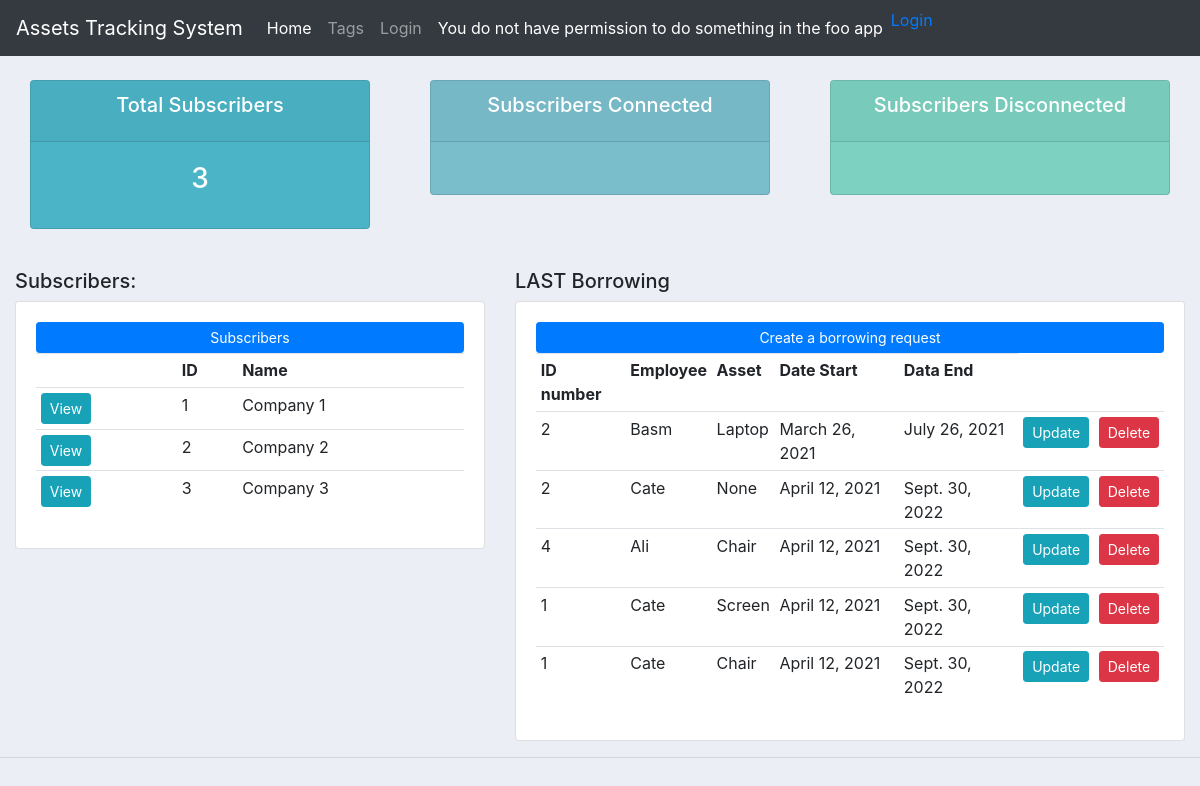
The page / on the database its author committed.
### assetstracking/models.py (models this page shows, shortened)
class Subscriber(models.Model):
    subscriber_id = models.IntegerField(null=True)
    subscriber_name = models.CharField(max_length=200, null=True)

class Borrowing(models.Model):
    borrowing_id = models.IntegerField(null=True)
    start_date = models.DateField(auto_now_add=True, null=True)
    end_date = models.DateField(null=True)
    subscriber_id = models.ManyToManyField(Subscriber)
    employee_id = models.ForeignKey(Employee, null=True, on_delete= models.SET_NULL)
    tag_id = models.ForeignKey(Tag, null=True, on_delete= models.SET_NULL)
    employee_id_scanned = models.IntegerField(null=True,default=0)
    asset_id_scanned = models.IntegerField(null=True,default=0)
    reader_code = models.CharField(max_length=200, null=True, default=0)

class Employee(models.Model):
    employee_id = models.IntegerField(null=True)
    employee_name = models.CharField(max_length=200, null=True)
    employee_email = models.CharField(max_length=200, null=True)
    user = models.OneToOneField(User, null=True, on_delete=models.CASCADE)
    subscriber_id = models.ManyToManyField(Subscriber)
    def __str__(self): return self.employee_name

class Tag(models.Model):
    tag_id = models.IntegerField(null=True)
    asset_name = models.CharField(max_length=200, null=True)
    STATUS = (('Available','Available'),('Taken','Taken'),)
    asset_status = models.CharField(max_length=200, null=True, choices=STATUS)
    subscriber_id = models.ManyToManyField(Subscriber)
    rfid_id = models.ManyToManyField(RFID)
    asset_location = models.CharField(max_length=200, null=True)
    def __str__(self): return self.asset_name

### assetstracking/views.py (the view)
# urls.py: path('', views.home, name="assets"),
def home(request):
    today = date.today()
    lastDay = Borrowing.objects.values('end_date')
    print("nnnnnnnnnn",lastDay)
    subscriber = Subscriber.objects.all()
    total_subscribers = subscriber.count()
    borrowing = Borrowing.objects.all()
    context = {'subscriber': subscriber, 'total_subscribers':total_subscribers, 'borrowing':borrowing }
    return render(request, 'assetstracking/home.html', context)

### assetstracking/templates/assetstracking/home.html
{% extends 'assetstracking/main.html' %}
{% block content %}
{% include 'assetstracking/status.html' %}
<br>
<div class="row">
	<div class="col-md-5">
		<h5>Subscribers:</h5>
		<div class="card card-body">
			<a class="btn btn-primary  btn-sm btn-block" href="">Subscribers</a>
			<table class="table table-sm">
				<tr>
					<th></th>
					<th>ID </th>
					<th>Name</th>
				</tr>
				{% for i in subscriber %}
				<tr>
					<td><a class="btn btn-sm btn-info" href="{% url 'subscriber' i.subscriber_id %}">View</a></td>
					<td>{{i.subscriber_id}}</td>
					<td>{{i.subscriber_name}}</td>
				</tr>
				{% endfor %}
			</table>
		</div>
	</div>
	<div class="col-md-7">
		<h5>LAST Borrowing</h5>
		<div class="card card-body">
			<a class="btn btn-primary  btn-sm btn-block" href="{% url 'createBorrowing' %}">Create a borrowing request</a>
			<table class="table table-sm">
				<tr>
					<th>ID number</th>
					<th>Employee</th>
					<th>Asset</th>
					<th>Date Start</th>
					<th>Data End</th>
				</tr>
				{% for i in borrowing %}
				<tr>
					<td>{{i.borrowing_id}}</td>
					<td>{{i.employee_id}}</td>
					<td>{{i.tag_id}}</td>
					<td>{{i.start_date}}</td>
					<td>{{i.end_date}}</td>
					<td><a class="btn btn-sm btn-info" href="{% url 'updateBorrowing' i.id %}">Update</a></td>
					<td><a class="btn btn-sm btn-danger" href="{% url 'deleteBorrowing' i.id %}">Delete</a></td>
				</tr>
				{% endfor %}
			</table>
		</div>
	</div>
</div>
{% endblock %}

### assetstracking/templates/assetstracking/main.html (style rules this page uses)
body { background-color: #ebeff5; }

### rows shown on the page
Subscriber: subscriber_id "1", subscriber_name "Company 1"
Subscriber: subscriber_id "2", subscriber_name "Company 2"
Subscriber: subscriber_id "3", subscriber_name "Company 3"
Borrowing: borrowing_id "2", employee_id "Basm", tag_id "Laptop", start_date "March 26, 2021", end_date "July 26, 2021"
Borrowing: borrowing_id "2", employee_id "Cate", tag_id "None", start_date "April 12, 2021", end_date "Sept. 30, 2022"
Borrowing: borrowing_id "4", employee_id "Ali", tag_id "Chair", start_date "April 12, 2021", end_date "Sept. 30, 2022"
Borrowing: borrowing_id "1", employee_id "Cate", tag_id "Screen", start_date "April 12, 2021", end_date "Sept. 30, 2022"
Borrowing: borrowing_id "1", employee_id "Cate", tag_id "Chair", start_date "April 12, 2021", end_date "Sept. 30, 2022"

### other values the page prints
{{ total_subscribers }} "3"
